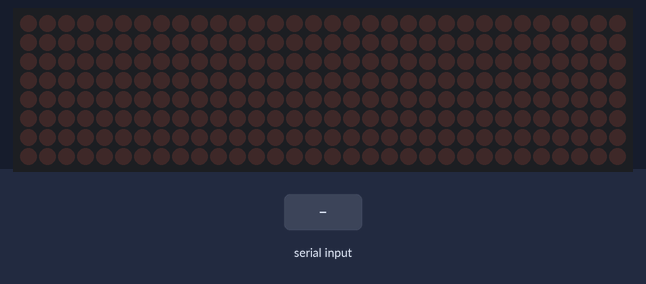
Bench run of a sketch on a simulated Arduino Uno, built with avr-gcc and run on an emulated ATmega328P. Parts: 32×8 LED matrix. The inputs (shaded band) are chosen by the test bench.

Above: at 1.2 s.
1.3 s: "1\n" received over the second serial link
At 1.35 s:
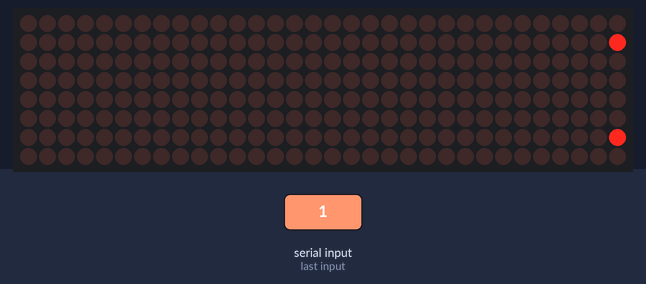
At 1.75 s:
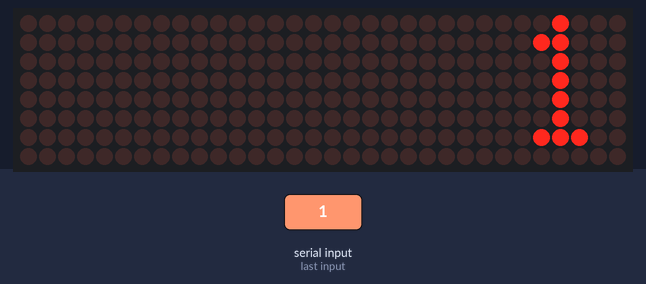

Measured:
- after the input at 1.3 s, the display: changes at once (image 1)

The sketch:

main.ino
```cpp
#include <SoftwareSerial.h>
#include <MD_Parola.h>
#include <MD_MAX72xx.h>
#include <SPI.h>


textEffect_t texteffect[] =
{
  PA_PRINT,
  PA_WIPE_CURSOR,
  PA_SCAN_HORIZ,
  PA_SCROLL_LEFT,
  PA_SCROLL_RIGHT,
  PA_WIPE,
  PA_SCROLL_UP_LEFT,
  PA_SCROLL_UP_RIGHT,
  PA_SCROLL_UP,
  PA_SCROLL_DOWN,
  PA_GROW_UP,
  PA_GROW_DOWN,
  PA_DISSOLVE,
  PA_MESH,
  PA_OPENING_CURSOR,
  PA_CLOSING_CURSOR,
  PA_SLICE,
  PA_BLINDS,
  PA_RANDOM,
  PA_SCAN_VERT,
  PA_SCROLL_DOWN_LEFT,
  PA_SCROLL_DOWN_RIGHT,
  PA_CLOSING,
  PA_OPENING,
};

#define HARDWARE_TYPE MD_MAX72XX::FC16_HW
#define MAX_DEVICES 4
#define CS_PIN 10
#define BUF_SIZE 50
char text[BUF_SIZE] = "";
SoftwareSerial Bluetooth(0, 1); // RX, TX
MD_Parola myDisplay = MD_Parola(HARDWARE_TYPE, CS_PIN, MAX_DEVICES);

void setup() {
  Bluetooth.begin(9600);
  myDisplay.begin();
  myDisplay.setIntensity(0);
  // myDisplay.setTextAlignment(PA_CENTER);
  // myDisplay.setPause(1000);
  // myDisplay.setSpeed(100);
  myDisplay.displayClear();
}
void loop() {
   readSerial();
  if (myDisplay.displayAnimate()) {
    myDisplay.displayText(text, PA_LEFT, 100, 100, texteffect[3], texteffect[3]);
    myDisplay.displayReset();
  }
}

void readSerial(void)
{
  static uint8_t count = 0;
 while (Bluetooth.available())
 {
        text[count] = Bluetooth.read();
        if((text[count] == '\n') || (count >= BUF_SIZE-3))
        {
          text[count++] = ' ';
          text[count] = '\0';
          count = 0;
        }
        else if(text[count]!= '\r')
        count++;
      }
}
```
